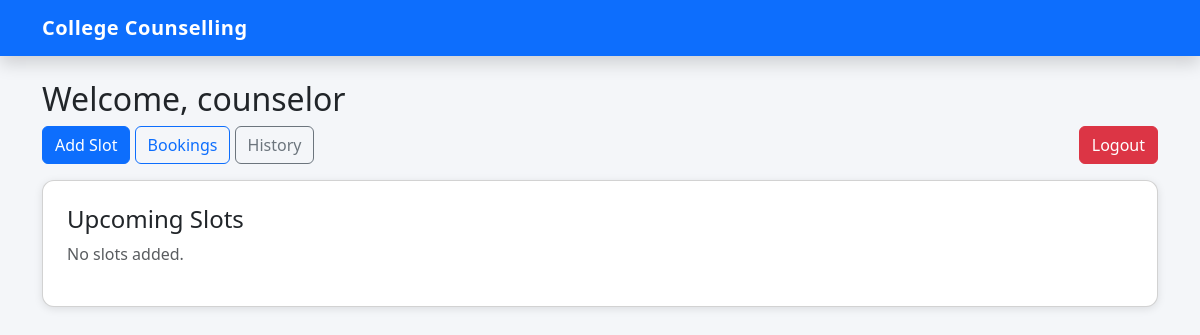
The page /counselor/dashboard/ (signed in) on the database as committed earlier.
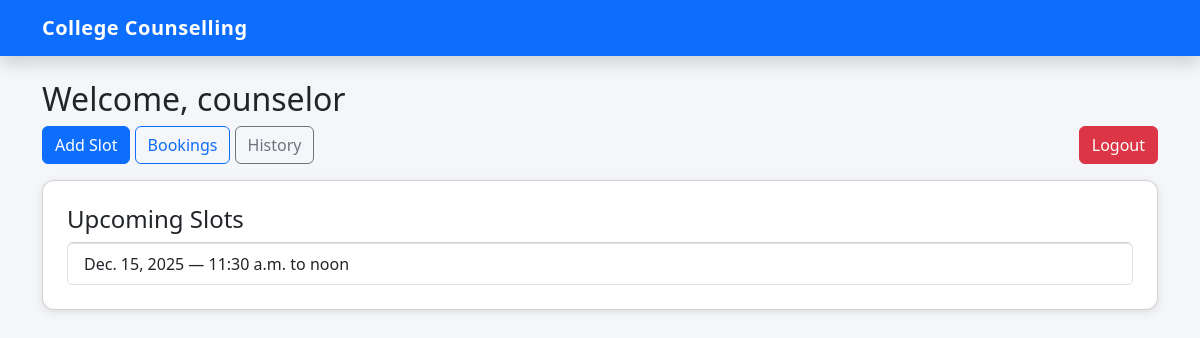
The same page on the database as committed later.
### booking/models.py (models this page shows, shortened)
class Slot(models.Model):
    counselor = models.ForeignKey(User, on_delete=models.CASCADE, related_name='slots')
    date = models.DateField()
    start_time = models.TimeField()
    end_time = models.TimeField()
    created_at = models.DateTimeField(auto_now_add=True)

### booking/views.py (the view)
# urls.py: path('counselor/dashboard/', views.counselor_dashboard, name='counselor_dashboard'),
@login_required
def counselor_dashboard(request):
    slots = Slot.objects.filter(counselor=request.user, date__gte=datetime.date.today()).order_by('date')
    return render(request, 'booking/counselor_dashboard.html', {'slots': slots})

### booking/templates/booking/counselor_dashboard.html (shortened to what this page needs)
{% extends "booking/base.html" %}
{% block content %}
<h2>Welcome, {{ request.user.username }}</h2>
<div class="mb-3">
    <a href="{% url 'booking:add_slot' %}" class="btn btn-primary">Add Slot</a>
    <a href="{% url 'booking:counselor_bookings' %}" class="btn btn-outline-primary">Bookings</a>
    <a href="{% url 'booking:counselor_history' %}" class="btn btn-outline-secondary">History</a>
    <a href="{% url 'booking:counselor_logout' %}" class="btn btn-danger float-end">Logout</a>
</div>
<div class="card p-4 mt-3">
    <h4>Upcoming Slots</h4>
    {% if slots %}
        <ul class="list-group">
        {% for s in slots %}
            <li class="list-group-item">
                {{ s.date }} — {{ s.start_time }} to {{ s.end_time }}
            </li>
        {% endfor %}
        </ul>
    {% else %}
        <p class="text-muted">No slots added.</p>
    {% endif %}
</div>
{% endblock %}

### booking/templates/booking/base.html (shortened to what this page needs)
<!DOCTYPE html>
<html lang="en">
<head>
    <link href="https://cdn.jsdelivr.net/npm/bootstrap@5.3.2/dist/css/bootstrap.min.css" rel="stylesheet">
</head>
<body>
<nav class="navbar navbar-expand-lg navbar-dark bg-primary shadow">
    <div class="container">
        <a class="navbar-brand" href="/">College Counselling</a>
    </div>
</nav>
<div class="container my-4">
    {% block content %}
    {% endblock %}
</div>
</body>
</html>

### booking/templates/booking/base.html (style rules this page uses)
body { background: #f4f6f9; }
.card { border-radius: 12px; box-shadow: 0px 2px 8px rgba(0,0,0,0.1); }
.navbar-brand { font-weight: bold; letter-spacing: .5px; }

Rows that differ between the two databases and show on the page:
added Slot: date "Dec. 15, 2025", start_time "11:30 a.m.", end_time "noon"
Other text that changed with them:
text no longer shown: "No slots added."
